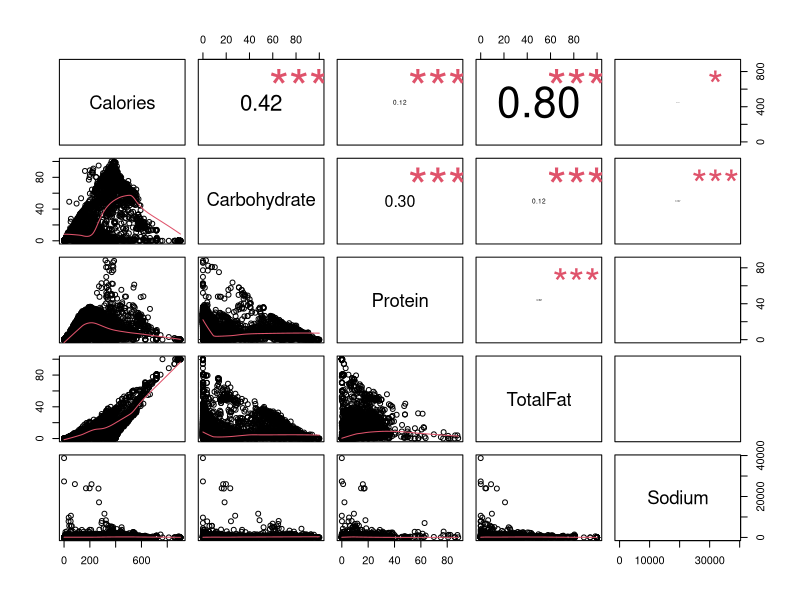
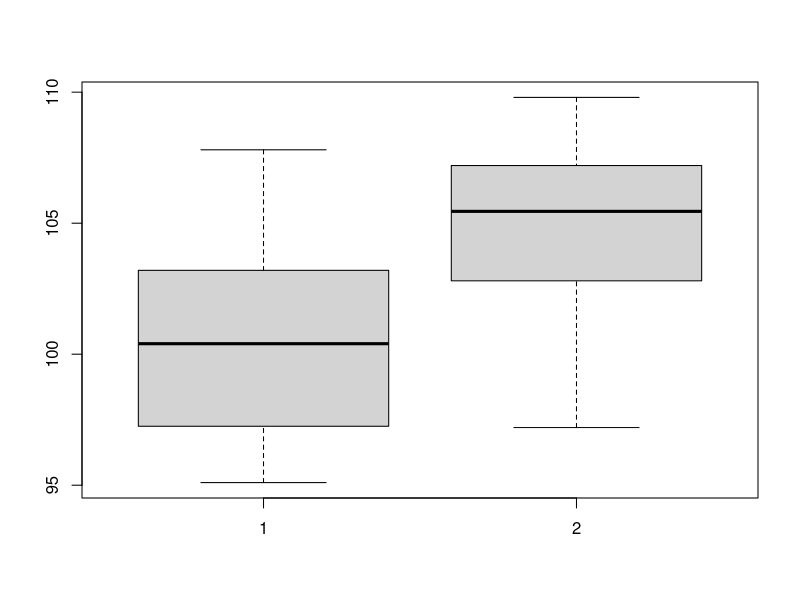
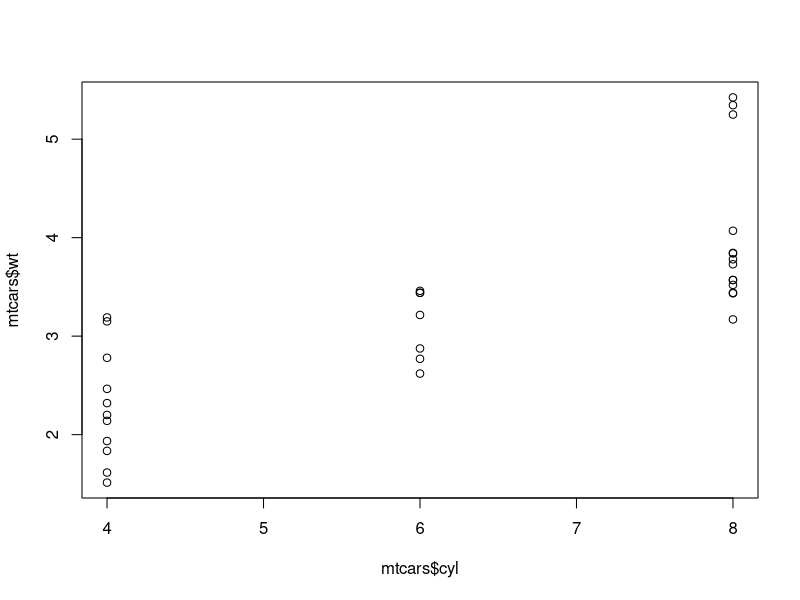

Generate these figures, in order, with R:
## ---- chunk 1
knitr::opts_chunk$set(echo = TRUE)
## ---- chunk 2
USDAclean = read.csv("USDA_Clean.csv")
#attach(USDA_Clean) ## Optional
# attch() function helps you to access USDA_Clean without the need of menioning it.
# For example, you can use Calories instead of USDA_Clean$Calories
#View(USDA_Clean)
# str(USDAclean)
## ---- chunk 3
panel.cor <- function(x, y, digits=2, prefix="", cex.cor) 
{
    usr <- par("usr"); on.exit(par(usr)) 
    par(usr = c(0, 1, 0, 1)) 
    r <- abs(cor(x, y)) 
    txt <- format(c(r, 0.123456789), digits=digits)[1] 
    txt <- paste(prefix, txt, sep="") 
    if(missing(cex.cor)) cex <- 0.8/strwidth(txt) 
 
    test <- cor.test(x,y) 
    # borrowed from printCoefmat
    Signif <- symnum(test$p.value, corr = FALSE, na = FALSE, 
                  cutpoints = c(0, 0.001, 0.01, 0.05, 0.1, 1),
                  symbols = c("***", "**", "*", ".", " ")) 
 
    text(0.5, 0.5, txt, cex = cex * r) 
    text(.8, .8, Signif, cex=cex, col=2) 
}
# Assign a value USDA_Selected_Featuers that represents
# "Calories","Carbohydrate","Protein","TotalFat", "Sodium" columns
###################################################
##### Complete code here and uncomment it
USDA_Selected_Featuers <- USDAclean[,c('Calories','Carbohydrate','Protein','TotalFat','Sodium')]
###################################################

#### Uncomment the following line when you assign USDA_Selected_Featuers to show the results
pairs(USDA_Selected_Featuers, lower.panel=panel.smooth, upper.panel=panel.cor)

# Explain what you can conclude from this visualization as a comment here
# Calories and TotalFat have the highest correlation: (0.8). Second is Calroies and Carbohydrate (0.42).

## ---- chunk 4
# Write your code here
food.lm <- lm(Calories ~ Carbohydrate + Protein + TotalFat + Sodium, data=USDA_Selected_Featuers)

# for(attr in c('Carbohydrate','Protein','TotalFat','Sodium')){
  # USDA_Selected_Featuers[,attr] <- as.factor(USDA_Selected_Featuers[,attr])
# }

# Below is a shorthand (since we have already subsetted the dataframe): 
# food.lm <- lm(Calories ~ ., data=USDA_Selected_Featuers)
## ---- chunk 5
# Write your code here and explain answers as a comment
anova(food.lm)
# Sodium is least significant (has highest p-value)
## ---- chunk 6
# Write your code here and explain answers as a comment
summary(food.lm)
# I'm guessing that TotalFat has the highest predictive power because it has the largest co-efficient
## ---- chunk 7
predict(food.lm, data.frame(Protein=0.1,TotalFat=40,Carbohydrate=425,Sodium=430,Cholesterol=75),interval="prediction")
# Predicted Value: 1943.65
## ---- chunk 8
# Write your code here and explain answers as a comment

predict(food.lm, data.frame(Protein=0.1,TotalFat=40,Carbohydrate=425,Sodium=43430,Cholesterol=75),interval="prediction")
# Increasing the sodium from 430 to 43430 increases the predicted calories from 1943.65 to 1957.622
# This is because Sodium has the lowest coefficient in the model (0.0003 vs 3.736 for the next lowest, Carbohydrate)
## ---- chunk 9
# Write your Answer as a comment here

# Independent
# H0: The distributions for populations 1 and 2 are identical
# Ha: There is a difference in the distributions

# Paired
# H0: The two population relative frequency distributions are identical
# Ha: The two population relative frequency distributinos differ in location
## ---- chunk 10
# Write your Answer as a comment here
# Paired deisgn: Same article with or without pictures? Or else the pairing is the student
## ---- chunk 11
# Write your code here
A1 <- c(0.4, 0.72, 0, 0.36, 0.55)
A2 <- c(0.77, 0.49, 0.66, 0.28, 0.38)
wilcox.test(A1,A2, paired=T)
# Reject H0: Illustrations do not improve how students retell an article (p > 0.05)
## ---- chunk 12
# Write your code here
Ca <- c( 97.1 , 101.3 , 107.8 , 101.9 , 97.4,    104.5,   99.5,    95.1)
Cb <- c( 103.5 ,105.3  ,106.5  ,107.9  ,102.1  ,105.6 , 109.8,  97.2)
boxplot(Ca,Cb)
# Distributions appear different: Ca has a slight right skew while Cb has a left skew
# Normality assumption appears to be violated, as does common variance
## ---- chunk 13
# Write your code here and explain answers as a comment
wilcox.test(Ca,Cb,paired=T)

# H0: The two population relative frequency distributions are identical
# Ha: The two population relative frequency distributinos differ in location

# You can reject H0 with 95% confidence but not 99%
# p-value = 0.023 (0.95 <= (1 - a) <= 0.99)
## ---- chunk 14
# Write your code here and explain answers as a comment
plot(mtcars$cyl, mtcars$wt)
# There appears to be a slight positive correlation
## ---- chunk 15
# Explain answers as a comment here
# cyl: categorical
# wt: ratio (continuous)

# Weight is unambiguously a continuous ratio. I chose categorical for cylinders 
# because there aren't really any ranks or order between the number of cylinders. 
# Four cylinders is neither greater nor less than six, it is more used as a
# description of what kind of engine the vehicle has (V6, Straight-6, Flathead V8 ETC)
## ---- chunk 16
# Write your code here and explain answers as a comment
# I would use Pearson's correlation because the model accounts for categorical variables
# (using dummy values). Since ranking cylinders doesn't make sense I wouldn't use Spearman.
cor(mtcars$cyl, mtcars$wt) #0.78 strong positive correlation
